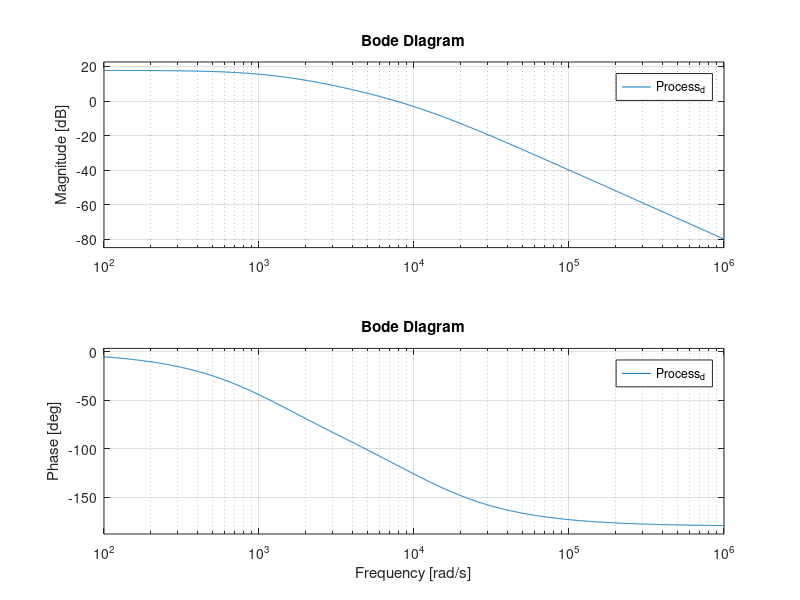
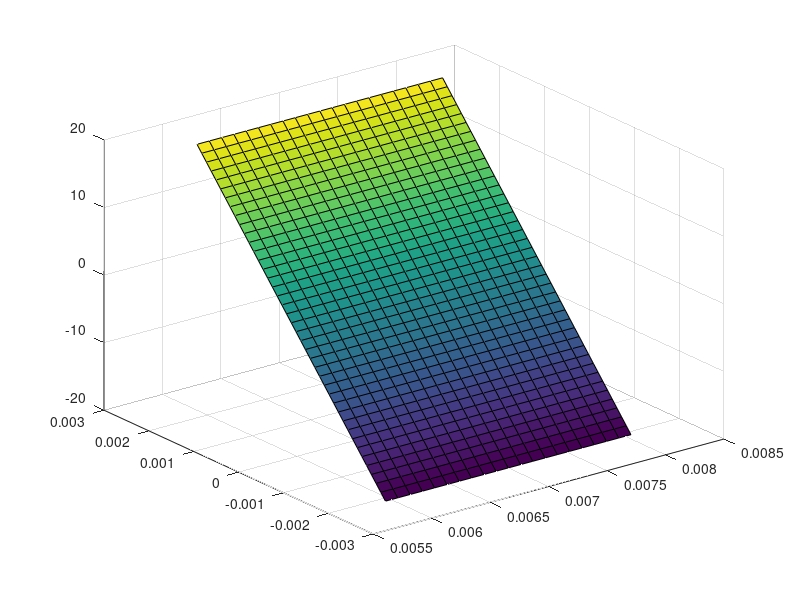

These figures' MATLAB source, in order: (Note: this script raises an error after producing the figures.)
% %% MOTOR PARAMETER 1 offset = 270/280
% 
% %misura da LCR meter a 1kHz: Ls = 220.9 microH, Lsmin = 210, Lsmax = 250,
% %Rs = 332.63 microOHM
% % mot.R = 0.25/3;             % (Ohm) Stator resistance
% % mot.Ld = 0.12e-3;          % (H) d-axis inductance 
% % mot.Lq = 0.08e-3;          % (H) q-axis inductance
% mot.R = 0.47;%0.25/3;             % (Ohm) Stator resistance
% mot.Ld = 0.25e-2;%/3; %0.12e-3;          % (H) d-axis inductance 
% mot.Lq = 0.25e-2;%/3; %0.08e-3;          % (H) q-axis inductance
% % mot.Lqd = 0;               % (H) q-axis inductance cross coupling
% mot.lammg = 0.05;        % (Vs) PM flux linkage
% mot.p = 5;                 % Motor pole pairs
% mot.IN = 10;                % (A) motor rated currents
% mot.UN = 24;               % (V) motor rated voltage
% mot.WN = 3e3;              % (rpm) motor rated speed
% mot.tauN = 1.77;           % (Nm) motor rated torque
% mot.kTau = 3/2*mot.p*mot.lammg;% MTPA strategy
% mot.B = 2e-2;         % (N*m*s/rad) Viscous friction
% mot.tauN = mot.B * mot.WN / 0.03;  
% mot.J = 2.18e-4;           % (kgm^2) Motor inertia
% mot.Tcog = 23/(sqrt(2) * 1000); %Nm (rms)
% 
% %% MOTOR PARAMETER 2 (corretti con riferimenti Vd =500 e Vq =1000 ) offset = 270/280
% 
% %misura da LCR meter a 1kHz: Ls = 220.9 microH, Lsmin = 210, Lsmax = 250,
% %Rs = 332.63 microOHM
% mot.R = 0.37;%0.25/3;             % (Ohm) Stator resistance
% mot.Ld = 0.25e-3;%/3; %0.12e-3;          % (H) d-axis inductance 
% mot.Lq = 0.25e-3;%/3; %0.08e-3;          % (H) q-axis inductance
% % mot.Lqd = 0;               % (H) q-axis inductance cross coupling
% mot.lammg = 0.0558;        % (Vs) PM flux linkage
% mot.p = 5;                 % Motor pole pairs
% mot.IN = 10;                % (A) motor rated currents
% mot.UN = 24;               % (V) motor rated voltage
% mot.WN = 3e3;              % (rpm) motor rated speed
% mot.tauN = 1.77;           % (Nm) motor rated torque
% mot.kTau = 3/2*mot.p*mot.lammg;% MTPA strategy
% mot.B = 5e-5;         % (N*m*s/rad) Viscous friction
% mot.tauN = mot.B * mot.WN / 0.03;  
% mot.J = 2.18e-4;           % (kgm^2) Motor inertia
% 
% %% MOTOR PARAMETER 3 (corretti con riferimenti Vd =500 e Vq =1000 ) offset = 135
% 
% %misura da LCR meter a 1kHz: Ls = 220.9 microH, Lsmin = 210, Lsmax = 250,
% %Rs = 332.63 microOHM
% mot.R = 0.65;%0.25/3;             % (Ohm) Stator resistance
% mot.Ld = 0.25e-3;%/3; %0.12e-3;          % (H) d-axis inductance 
% mot.Lq = 0.25e-3;%/3; %0.08e-3;          % (H) q-axis inductance
% % mot.Lqd = 0;               % (H) q-axis inductance cross coupling
% mot.lammg = 0.055;        % (Vs) PM flux linkage
% mot.p = 5;                 % Motor pole pairs
% mot.IN = 12.344;                % (A) motor rated currents
% mot.UN = 24;               % (V) motor rated voltage
% mot.WN = 4e3;              % (rpm) motor rated speed
% mot.tauN = 1.77;           % (Nm) motor rated torque
% mot.kTau = 3/2*mot.p*mot.lammg;% MTPA strategy
% mot.B = 2e-3;         % (N*m*s/rad) Viscous friction
% mot.tauN = mot.B * mot.WN / 0.03;  
% mot.J = 2.18e-4;           % (kgm^2) Motor inertia
% 
% % INITIALIZATION
% mot.lamd0 = mot.lammg;     % (Vs) lambda_d
% mot.lamq0 = 0;             % (Vs) lambda_q
% mot.wm0 = 0;               % (rad/s) initial speed
% mot.thm0 = 0;              % (rad) initial position
% 
% %% MOTOR PARAMETER 3 (corretti con riferimenti Vd =500 e Vq =1000 ) offset = 2.3
% 
% %misura da LCR meter a 1kHz: Ls = 220.9 microH, Lsmin = 210, Lsmax = 250,
% %Rs = 332.63 microOHM
% mot.R = 5;%0.25/3;             % (Ohm) Stator resistance
% mot.Ld = 0.25e-3;%/3; %0.12e-3;          % (H) d-axis inductance 
% mot.Lq = 0.25e-3;%/3; %0.08e-3;          % (H) q-axis inductance
% % mot.Lqd = 0;               % (H) q-axis inductance cross coupling
% mot.lammg = 0.055;        % (Vs) PM flux linkage
% mot.p = 5;                 % Motor pole pairs
% mot.IN = 10;                % (A) motor rated currents
% mot.UN = 24;               % (V) motor rated voltage
% mot.WN = 3e3;              % (rpm) motor rated speed
% mot.tauN = 1.77;           % (Nm) motor rated torque
% mot.kTau = 3/2*mot.p*mot.lammg;% MTPA strategy
% mot.B = 2e-1;         % (N*m*s/rad) Viscous friction
% mot.tauN = mot.B * mot.WN / 0.03;  
% mot.J = 2.18e-4;           % (kgm^2) Motor inertia
% 
% %% MOTOR PARAMETER 3 (corretti con riferimenti Vd =500 e Vq =1000 ) offset = 343.8
% %misura da LCR meter a 1kHz: Ls = 220.9 microH, Lsmin = 210, Lsmax = 250,
% %Rs = 332.63 microOHM
% mot.R = 0.37;%0.25/3;             % (Ohm) Stator resistance
% mot.Ld = 0.25e-3;%/3; %0.12e-3;          % (H) d-axis inductance 
% mot.Lq = 0.25e-3;%/3; %0.08e-3;          % (H) q-axis inductance
% % mot.Lqd = 0;               % (H) q-axis inductance cross coupling
% mot.lammg = 0.055;        % (Vs) PM flux linkage
% mot.p = 5;                 % Motor pole pairs
% mot.IN = 10;                % (A) motor rated currents
% mot.UN = 24;               % (V) motor rated voltage
% mot.WN = 3e3;              % (rpm) motor rated speed
% mot.tauN = 1.77;           % (Nm) motor rated torque
% mot.kTau = 3/2*mot.p*mot.lammg;% MTPA strategy
% mot.B = 5e-5;         % (N*m*s/rad) Viscous friction
% mot.tauN = mot.B * mot.WN / 0.03;  
% mot.J = 2.18e-4;           % (kgm^2) Motor inertia
% 
% 
% %% MOTOR PARAMETER 3 (corretti con riferimenti Vd =500 e Vq =1000 ) offset = 112.6
% %misura da LCR meter a 1kHz: Ls = 220.9 microH, Lsmin = 210, Lsmax = 250,
% %Rs = 332.63 microOHM
% mot.R = 0.25;%0.25/3;             % (Ohm) Stator resistance
% mot.Ld = 0.25e-3;%/3; %0.12e-3;          % (H) d-axis inductance 
% mot.Lq = 0.25e-2;%/3; %0.08e-3;          % (H) q-axis inductance
% % mot.Lqd = 0;               % (H) q-axis inductance cross coupling
% mot.lammg = 0.057;        % (Vs) PM flux linkage
% mot.p = 5;                 % Motor pole pairs
% mot.IN = 10;                % (A) motor rated currents
% mot.UN = 24;               % (V) motor rated voltage
% mot.WN = 4e3;              % (rpm) motor rated speed
% mot.tauN = 1.77;           % (Nm) motor rated torque
% mot.kTau = 3/2*mot.p*mot.lammg;% MTPA strategy
% mot.B = 5.5e-2;         % (N*m*s/rad) Viscous friction
% mot.tauN = mot.B * mot.WN / 0.03;  
% mot.J = 1.5e-5;          % (kgm^2) Motor inertia
% 
% %% MOTOR PARAMETER 3 (corretti con riferimenti Vd =500 e Vq =1000 ) offset = 112.6
% %misura da LCR meter a 1kHz: Ls = 220.9 microH, Lsmin = 210, Lsmax = 250,
% %Rs = 332.63 microOHM
% mot.R = 0.33;%0.25/3;             % (Ohm) Stator resistance
% mot.Ld = 0.4e-2;%/3; %0.12e-3;          % (H) d-axis inductance 
% mot.Lq = 0.12e-2; %1.2e-2;%/3; %0.08e-3;          % (H) q-axis inductance
% % mot.Lqd = 0;               % (H) q-axis inductance cross coupling
% mot.lammg = 0.0488;        % (Vs) PM flux linkage
% mot.p = 5;                 % Motor pole pairs
% mot.IN = 10;                % (A) motor rated currents
% mot.UN = 24;               % (V) motor rated voltage
% mot.WN = 3e3;              % (rpm) motor rated speed
% mot.tauN = 1.77;           % (Nm) motor rated torque
% mot.kTau = 3/2*mot.p*mot.lammg;% MTPA strategy
% mot.B = 1.1e-2;         % (N*m*s/rad) Viscous friction
% mot.tauN = mot.B * mot.WN / 0.03;  
% mot.J = 1.5e-5;          % (kgm^2) Motor inertia
% % INITIALIZATION
% mot.lamd0 = mot.lammg;     % (Vs) lambda_d
% mot.lamq0 = 0;             % (Vs) lambda_q
% mot.wm0 = 0;               % (rad/s) initial speed
% mot.thm0 = 0;              % (rad) initial position
% 
% %% MOTOR PARAMETER 3 (corretti con riferimenti Vd =500 e Vq =1000 ) offset = 112.6
% %misura da LCR meter a 1kHz: Ls = 220.9 microH, Lsmin = 210, Lsmax = 250,
% %Rs = 332.63 microOHM
% mot.R = 0.25;%0.25/3;             % (Ohm) Stator resistance
% mot.Ld = 0.1e-3;%/3; %0.12e-3;          % (H) d-axis inductance 
% mot.Lq = 0.5e-2; %1.2e-2;%/3; %0.08e-3;          % (H) q-axis inductance
% %mot.Lqd =5e-3;               % (H) q-axis inductance cross coupling
% mot.lammg = 0.00977*5;        % (Vs) PM flux linkage
% mot.p = 5;                 % Motor pole pairs
% mot.IN = 10;                % (A) motor rated currents
% mot.UN = 24;               % (V) motor rated voltage
% mot.WN = 3e3;              % (rpm) motor rated speed
% mot.tauN = 1.77;           % (Nm) motor rated torque
% mot.kTau = 3/2*mot.p*mot.lammg;% MTPA strategy
% mot.B = 1e-2;         % (N*m*s/rad) Viscous friction
% mot.tauN = mot.B * mot.WN / 0.03;  
% mot.J = 1.5e-5;          % (kgm^2) Motor inertia
% % INITIALIZATION
% mot.lamd0 = mot.lammg;     % (Vs) lambda_d
% mot.lamq0 = 0;             % (Vs) lambda_q
% mot.wm0 = 0;               % (rad/s) initial speed
% mot.thm0 = 0;              % (rad) initial position
% %% MOTOR PARAMETER 3 calcolo per controllo di velocità
% %misura da LCR meter a 1kHz: Ls = 220.9 microH, Lsmin = 210, Lsmax = 250,
% %Rs = 332.63 microOHM
% mot.R = 0.33;%0.25/3;             % (Ohm) Stator resistance
% mot.Ld = 0.25e-3;%/3; %0.12e-3;          % (H) d-axis inductance 
% mot.Lq = 0.25e-3; %1.2e-2;%/3; %0.08e-3;          % (H) q-axis inductance
% %mot.Lqd =5e-3;               % (H) q-axis inductance cross coupling
% mot.lammg = 0.00977*5;        % (Vs) PM flux linkage
% mot.p = 5;                 % Motor pole pairs
% mot.IN = 10;                % (A) motor rated currents
% mot.UN = 24;               % (V) motor rated voltage
% mot.WN = 3e3;              % (rpm) motor rated speed
% mot.tauN = 1.77;           % (Nm) motor rated torque
% mot.kTau = 3/2*mot.p*mot.lammg;% MTPA strategy
% mot.B = 1e-2;         % (N*m*s/rad) Viscous friction
% mot.tauN = mot.B * mot.WN / 0.03;  
% mot.J = 1.5e-5;          % (kgm^2) Motor inertia
% % INITIALIZATION
% mot.lamd0 = mot.lammg;     % (Vs) lambda_d
% mot.lamq0 = 0;             % (Vs) lambda_q
% mot.wm0 = 0;               % (rad/s) initial speed
% mot.thm0 = 0;              % (rad) initial position

%% MOTOR PARAMETER 3 calcolo per controllo di velocità
%misura da LCR meter a 1kHz: Ls = 220.9 microH, Lsmin = 210, Lsmax = 250,
%Rs = 332.63 microOHM
mot.R = 0.13; %0.33/2;%0.25/3;             % (Ohm) Stator resistance (diviso 2)
mot.Ld = (0.21e-3)/2;%/3; %0.12e-3;          % (H) d-axis inductance 
mot.Lq = (0.21e-3)/2;%(0.21e-3)/2;%(0.21e-3)/2;%(1.27e-3)/2%(0.21e-3)/2;%(1.27e-3)/2;%(1.25e-3)/2; %(0.21e-3)/2; %1.2e-2;%/3; %0.08e-3;          % (H) q-axis inductance
%mot.Lqd =5e-3;               % (H) q-axis inductance cross coupling
mot.lammg = 0.007;%0.007;%69; %0.0066 %0.00977;        % (Vs) PM flux linkage
mot.p = 5;                 % Motor pole pairs
mot.IN = 10;                % (A) motor rated currents
mot.UN = 24;               % (V) motor rated voltage
mot.WN = 3e3;              % (rpm) motor rated speed
mot.kTau = 3/2*mot.p*mot.lammg;% MTPA strategy
mot.tauN = mot.IN*mot.kTau;           % (Nm) motor rated torque
mot.B = 0.001;%0.0001; %0.001;%0.000117;%0.00027;%0.00013;%0.0003;%0.00123;  %0.7745e-3;  0.0025;%      % (N*m*s/rad) Viscous friction
%mot.tauN = mot.B * mot.WN / 0.03;  
mot.J = 1.5/100000; % 1.5/30000; (similar to speed validation) %+ (9.5147e-4)/2;  %(kgm^2) Motor inertia
% INITIALIZATION
mot.lamd0 = mot.lammg;     % (Vs) lambda_d
mot.lamq0 = 0;             % (Vs) lambda_q
mot.wm0 = 0;               % (rad/s) initial speed
mot.thm0 = 0; %5098*2*pi/65536;              % (rad) initial position
mot.Tcog = 23/(sqrt(3)*1000);

% GENERATE LUTs OF id iq
idVec               = [ceil(-mot.IN):1:ceil(mot.IN)];   % (A)
iqVec               = [2*ceil(-mot.IN):1:ceil(mot.IN)*2];   % (A)
lamdVec             = mot.Ld*idVec+mot.lammg;             % to evaluate with OFF-line tests
lamqVec             = mot.Lq*iqVec;                       % to evaluate with OFF-line tests

[idMap, iqMap]  = meshgrid(idVec, iqVec);

% for i=1:length(idVec)
%     iqMap(:,i) = iqMap(:,i)-mot.Lqd/mot.Lq*idVec(i);
% end

figure(8)
surf(lamdVec, lamqVec, iqMap);

%% INVERTER PARAMETER
inv.Ubus = 36;                                   % (V) bus voltage
%inv.Ubus_1 = 1/inv.Ubus;                         % (1/V) inverse of bus voltage
inv.Fpwm = 16000;                                  % (Hz) Switching frequency
inv.Tpwm = 1/inv.Fpwm;                            % (s) Time period of the switching
inv.Fs = inv.Fpwm;                                % (Hz) Sampling frequency
mot.Ts = 1/inv.Fs;   
inv.Ts = 1/inv.Fs;                                % (s) Time period of the sampling
inv.tauD = 3/2*inv.Tpwm;                          % (s) inverter time delay
inv.U_lim = inv.Ubus/sqrt(3);

% LUTs for semplifying Tm, Tm+1 calculation
inv.sector_LUT = zeros(6,4);
for m=1:6
   inv.sector_LUT(m,1) = sin(m*pi/3);
   inv.sector_LUT(m,2) = cos(m*pi/3);
   inv.sector_LUT(m,3) = sin((m-1)*pi/3);
   inv.sector_LUT(m,4) = cos((m-1)*pi/3); 
end

% inverter non idealities
%devices voltage drops
inv.nid.Vsw = 0.08;                               % (V) Switch voltage drop
inv.nid.Vf = 1.5;                                 % (V) Freewheeling diode voltage drop
inv.nid.Vcm = (inv.nid.Vf+inv.nid.Vsw)/2;
inv.nid.Vdm = (inv.nid.Vf-inv.nid.Vsw)/2;            
%dead time and switdches turn on/off
inv.nid.DT = 800e-9;                              % (s) dead time
inv.nid.toff = 0.34e-6;                           % (s) turn off time of the switch
inv.nid.ton = 0.2e-6;                             % (s) turn on time of the switch
inv.nid.ttot = inv.nid.DT + inv.nid.ton - inv.nid.toff;

%Block conversion
Rshunt = 0.01;
Aop = 5.18;
Again = 1; %inv.Ubus/2^16;
Bgain = 1; %(Rshunt * Aop) /3.3;
inv.Ubus = 36.22;
stconv.s16v_2_v = 1/2^15;
stconv.v_2_s16v = 2^15;
stconv.absVdq_max = inv.Ubus/sqrt(3); %circle saturation%
stconv.mA_2_s16A = (65536 * 0.01 *5.18)/(3.3*1000);

%% PI current DESIGN:
% requirement
PI.cur.wgc = 950;%300*(2*pi);                            % (rad/s) Control bandwidth
PI.cur.phim = 70*(pi/180);                          % (rad) Phase margin
PI.cur.Ts = inv.Tpwm;

PI.cur.Ld = mot.Ld;
PI.cur.Lq = mot.Lq;
PI.cur.R = mot.R;
PI.cur.lammg = mot.lammg;

s = tf('s');
Process_d = 1/(s*PI.cur.Ld + PI.cur.R) * 1/(s*inv.tauD + 1);
figure(1)
bode(Process_d);
title('Bode Diagram')
% subplot(2,1,2)
% nyquist(Process_d);
% title('Nyquist diagram')
[PI.cur.kpd,PI.cur.kid] = getPI(Process_d, PI.cur.wgc, PI.cur.phim, PI.cur.Ts);
%my PI
PI.cur.kpd = 64/1024;
PI.cur.kid = 32/16384;
Process_q = 1/(s*PI.cur.Lq + PI.cur.R) * 1/(s*inv.tauD + 1);
figure(2)
subplot(2,1,1)
bode(Process_q);
subplot(2,1,2)
rlocus(Process_q);
title('current control axis q')
[PI.cur.kpq,PI.cur.kiq] = getPI(Process_q, PI.cur.wgc, PI.cur.phim, PI.cur.Ts);
%my PI
PI.cur.kpq = 64/1024;
PI.cur.kiq = 32/16384;

Cq = PI.cur.kpq + (PI.cur.kiq/PI.cur.Ts)/s;
%% 
OL_Process_d = Process_d * Cq *inv.Ubus;
figure(100)
hold on
grid on
bode(Process_q,'b',OL_Process_d,'r');
hold off
legend('Process q axis','Open loop q axis')
title('Bode of quadrature current loop')

CL_Process_d = OL_Process_d/(1 + OL_Process_d*stconv.mA_2_s16A);
figure(3)
grid on
subplot(2,1,1)
grid on
bode(OL_Process_d,'b');
title('Open-loop current axis q')
subplot(2,1,2)
grid on
bode(CL_Process_d,'r');
title('Close-loop current axis q')
%subplot(3,1,2)
%rlocus(OL_Process_d);
OL_Process_q = Process_q * (PI.cur.kpd + PI.cur.kid/PI.cur.Ts/s);

CL_Process_q = OL_Process_q/(1 + OL_Process_q);

%% discretization

%% UTILITIES FOR SIMULATIONS
% convertion from a,c,b axes to alpha,beta,0 axes v1
Tabc_AB0 = 2/3.*[     1       -1/2       -1/2   ; 
                      0     -sqrt(3)/2 sqrt(3)/2  ;
                 1/2 1/2  1/2 ];
Tabc_AB = [Tabc_AB0(1,:); Tabc_AB0(2,:)];
TAB0_abc = Tabc_AB0^-1;

Rz = [0 -1 0 ;
      1  0 0 ;
      0  0 1];
Ry = [-1 0 0 ;
      0  1 0 ;
      0  0 -1];
Tabc_alphabeta = 2/3.*[      1     -1/2       -1/2  ; 
                        0    -sqrt(3)/2  +sqrt(3)/2;
                       1/2     1/2        1/2 ];
                
Talphabeta_abc = Tabc_alphabeta^(-1);                
%Tabc_alphabeta = Tabc_AB0*Rz*Ry
% Tqd_dq = [ 0  -1 ;
%            1   0];
%       
% Tdq_qd = Tdq_qd^-1;
% 
% Tqd_dq = [ 1  0 ;
%            0  1];
%       
% Tdq_qd = Tdq_qd^-1;

%% PI speed DESIGN:
% requirement
PI.vel.wgc = 110; %125; %80 for w and 100 for w_real                            % (rad/s) Control bandwidth
PI.vel.phim = 60*(pi/180); %65*(pi/180);                          % (rad) Phase margin
PI.vel.Ts = 1/1000;                                  % (s) velocity loop sampling period

PI.vel.J = mot.J;
PI.vel.B = mot.B;
Lcc = Cq * Process_q;
Gcc = Lcc/(1+Lcc);

Gcc_1ord = 1/(s/bandwidth(Gcc) + 1);
Process_w_real = Gcc * 1/(s*PI.vel.J + PI.vel.B);
Process_w = Gcc_1ord * 1/(s*PI.vel.J + PI.vel.B);
[PI.vel.kp,PI.vel.ki] = getPI(Process_w,PI.vel.wgc,PI.vel.phim, PI.vel.Ts);
%PI.vel.kp = PI.vel.kp*(2*3.14*1000)/(mot.kTau*60);
%PI.vel.ki = PI.vel.ki*(2*3.14*1000)/(mot.kTau*60);
PI.vel.kp = 7;%*mot.kTau*60/(2*3.14*1000); %10;
PI.vel.ki = 0.5;%*mot.kTau*60/(2*3.14*1000); %0.5/20;%
PI.vel.fuzzy.kp = PI.vel.kp*60000/(2*pi); 
PI.vel.fuzzy.ki = PI.vel.ki*60000/(2*pi);
PI.vel.kt = PI.vel.ki/PI.vel.kp;
pid_vel = PI.vel.kp + (PI.vel.ki/PI.cur.Ts)/s;

%% 
OL_Process_w = Process_w * pid_vel;
CL_Process_w = OL_Process_w/(1 + OL_Process_w);

figure(4)
subplot(2,1,1)
bode(OL_Process_w);
title('Open loop velocity loop')
subplot(2,1,2)
bode(CL_Process_w);
title('Close loop velocity loop ')
%% MEASURAMENT CHAIN:
meas.cur.adc.FS = 20; % (A)
meas.cur.adc.Nb = 12; % ADC number of bit
meas.cur.adc.q = meas.cur.adc.FS/2^meas.cur.adc.Nb; % (A)
meas.enc.Np = 250*4; % Number of pulses
meas.enc.q = 2*pi/meas.enc.Np;

% digital filter design parameter
% GetSpeed1    AVARAGE DERIVATIVE
% GetSpeed2    HPF FIR
meas.enc.nTabs = 16;    % 16 filtered derivative value of the buffer size
meas.enc.Ts = PI.vel.Ts;    % sampling time of the derivative
% GetSpeed3    1ST DER + IIR BUTTERWORTH
meas.enc.wn = 2*pi/(inv.Ts*meas.enc.nTabs)/(2*pi*inv.Fs/2); % cut-off frequency for butterworth filter

% Hall Decoder
meas.enc.Np = 3*2*5; % Number of pulses
meas.hall.q = 2*pi/meas.enc.Np;
meas.hall.Ts = 1/1000;    % sampling time of the derivative



%% HOMEWORK: dq-PLL

% dati
dqpll.est.g = 600;
dqpll.PI.csi = 0.5;
dqpll.PI.wn = 45;
dqpll.lpf.Bc = 30; %100
dqpll.Ts=0.0001;

dqpll.R = mot.R;
dqpll.Ld = mot.Ld;
dqpll.Lq = mot.Lq;
dqpll.lammg = mot.lammg;

% calcolo dei parametri
dqpll.PI.kp=2*dqpll.PI.csi*dqpll.PI.wn;
dqpll.PI.ki=dqpll.PI.wn^2;
dqpll.PI.k1=2*dqpll.PI.csi*dqpll.PI.wn+dqpll.PI.wn;
dqpll.PI.k2=dqpll.PI.wn^2*(1+2*dqpll.PI.csi);
dqpll.PI.k3=dqpll.PI.wn^3;

dqpll.minw = 0.001;    % (rad/s) minima velocità me per l'approssimazione dell'atan
dqpll.Tabc_AB0 = Tabc_AB0;

dqpll.lpf.Bd = exp(-dqpll.Ts*dqpll.lpf.Bc);
dqpll.lpf.alpha = (dqpll.Ts*dqpll.lpf.Bc)/(1+dqpll.Ts*dqpll.lpf.Bc);

% modello con stato aumentato dello stimatore del disturbo
dqpll.est.A = [-dqpll.R -1; 0 0]./dqpll.Ld;
dqpll.est.B = [1; 0]./dqpll.Ld;
dqpll.est.C = [1 0];
sysContinuo = ss(dqpll.est.A,dqpll.est.B,dqpll.est.C,0);

sysDiscreto=c2d(sysContinuo,dqpll.Ts,'zoh');
[dqpll.est.F,dqpll.est.G,dqpll.est.H,dqpll.est.D]=ssdata(sysDiscreto);
dqpll.est.autoval = exp(-dqpll.Ts*dqpll.est.g);
dqpll.est.L = (acker(dqpll.est.F',dqpll.est.H',[dqpll.est.autoval dqpll.est.autoval]))';
dqpll.est.F1 = dqpll.est.F-dqpll.est.L*dqpll.est.H;
dqpll.est.G1 = [dqpll.est.G dqpll.est.L];
dqpll.est.H1 = [0 1];
dqpll.est.D1 = [0 0];

%% MTPA strategy:

mtpa.Ld = mot.Ld;
mtpa.Lq = mot.Lq;
mtpa.lammg = mot.lammg;

%% Fuzzy PI

% Membership bounds on input and output levels
P_LIMIT = 20000;
I_LIMIT = 400000;
D_LIMIT = 5000;
O_LIMIT = 35000;

% Weighting factors for inference
P_RULE_WEIGHT = 10;%PI.vel.kp*2*3.14*1000/(mot.kTau*60);
I_RULE_WEIGHT = 5;%0.47;%PI.vel.ki*20*2*3.14*1000/(mot.kTau*60);
D_RULE_WEIGHT = 0;

rule.P.LIMIT = P_LIMIT;
rule.P.WEIGHT = P_RULE_WEIGHT;
rule.I.LIMIT = I_LIMIT;
rule.I.WEIGHT = I_RULE_WEIGHT;
rule.D.LIMIT = D_LIMIT;
rule.D.WEIGHT = D_RULE_WEIGHT;
rule.O.LIMIT = O_LIMIT;
rule.O.WEIGHT = 1;
 
%% Sensorless 

Obs.csi = 0.5;
Obs.wn = 110;
Obs.lpf.Bc = 100; %100
Obs.Ts = 100e-6;
Obs.g = 1000;

% calcolo dei parametri
Obs.PI.kp=2*Obs.csi*Obs.wn;
Obs.PI.ki=Obs.wn^2;
Obs.PI.k1=2*Obs.csi*Obs.wn+Obs.wn;
Obs.PI.k2=Obs.wn^2*(1+2*Obs.csi);
Obs.PI.k3=Obs.wn^3;

Obs.lpf.alpha = (Obs.Ts*Obs.lpf.Bc)/(1+Obs.Ts*Obs.lpf.Bc);

% modello con stato aumentato dello stimatore del disturbo
Obs.A = [-mot.R -1; 0 0]./mot.Ld;
Obs.B = [1; 0]./mot.Ld;
Obs.C = [1 0];
Ob = obsv(Obs.A,Obs.C);
unob = length(Obs.A)-rank(Ob);
sysContinuo = ss(Obs.A,Obs.B,Obs.C,0);

sysDiscreto=c2d(sysContinuo,dqpll.Ts,'zoh');
[Obs.F,Obs.G,Obs.H,Obs.D]=ssdata(sysDiscreto);
Obs.Ob = obsv(Obs.F,Obs.H);
unobd = length(Obs.F)-rank(Obs.Ob);
Obs.f = 4;
Obs.e1 = 1 - (mot.R * Obs.Ts)/mot.Lq;
Obs.e2 = 1;
Obs.e1obs = Obs.e1/Obs.f;
Obs.e2obs = Obs.e2/Obs.f;
K1 = ( Obs.e1obs + Obs.e2obs - 2 ) / Obs.Ts;
K2 = mot.Lq *( 1 - Obs.e1obs - Obs.e2obs + Obs.e1obs*Obs.e2obs ) / (Obs.Ts^2);
Obs.autoval = exp(-Obs.Ts*Obs.g);
Obs.L = (acker(dqpll.est.F',dqpll.est.H',[0.9 0.9]))';
%Obs.L = [K1 K2]';
Obs.F1 = Obs.F - Obs.L*Obs.H;
Obs.G1 = [Obs.G Obs.L];
Obs.H1 = [0 1];
Obs.D1 = [0 0];

%check if state error asymptotic stable
Obs.eigenvalues = eig(Obs.F1) % we can proceed if |e| < 1

%alpha/beta
Obs.AB.A = [-mot.R/mot.Ld -1; 0 0]./mot.Ld
Obs.Lab = [Obs.L(1) Obs.L(2)]';

c = 5;
Obs.PLL.kp = 2*c;
Obs.PLL.ki = c^2;




